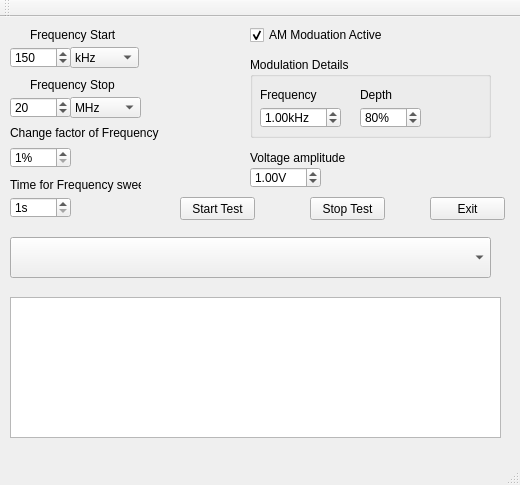
<?xml version="1.0" encoding="UTF-8"?>
<ui version="4.0">
 <class>MainWindow</class>
 <widget class="QMainWindow" name="MainWindow">
  <property name="enabled">
   <bool>true</bool>
  </property>
  <property name="geometry">
   <rect>
    <x>0</x>
    <y>0</y>
    <width>520</width>
    <height>485</height>
   </rect>
  </property>
  <property name="sizePolicy">
   <sizepolicy hsizetype="Fixed" vsizetype="Fixed">
    <horstretch>0</horstretch>
    <verstretch>0</verstretch>
   </sizepolicy>
  </property>
  <property name="minimumSize">
   <size>
    <width>520</width>
    <height>485</height>
   </size>
  </property>
  <property name="maximumSize">
   <size>
    <width>1000</width>
    <height>1000</height>
   </size>
  </property>
  <property name="windowTitle">
   <string>Development Injected Current</string>
  </property>
  <widget class="QWidget" name="centralWidget">
   <widget class="QLabel" name="label_Freq_Start">
    <property name="geometry">
     <rect>
      <x>30</x>
      <y>10</y>
      <width>131</width>
      <height>16</height>
     </rect>
    </property>
    <property name="text">
     <string>Frequency Start</string>
    </property>
   </widget>
   <widget class="QPushButton" name="ButtonTestStart">
    <property name="geometry">
     <rect>
      <x>180</x>
      <y>180</y>
      <width>75</width>
      <height>23</height>
     </rect>
    </property>
    <property name="text">
     <string>Start Test</string>
    </property>
   </widget>
   <widget class="QPushButton" name="ButtonExit">
    <property name="geometry">
     <rect>
      <x>430</x>
      <y>180</y>
      <width>75</width>
      <height>23</height>
     </rect>
    </property>
    <property name="text">
     <string>Exit</string>
    </property>
   </widget>
   <widget class="QSpinBox" name="SpinBox_StartFreq">
    <property name="geometry">
     <rect>
      <x>10</x>
      <y>30</y>
      <width>61</width>
      <height>21</height>
     </rect>
    </property>
    <property name="accelerated">
     <bool>true</bool>
    </property>
    <property name="minimum">
     <number>1</number>
    </property>
    <property name="maximum">
     <number>230000</number>
    </property>
    <property name="value">
     <number>150</number>
    </property>
   </widget>
   <widget class="QComboBox" name="comboBox_FreqStart">
    <property name="geometry">
     <rect>
      <x>70</x>
      <y>30</y>
      <width>69</width>
      <height>21</height>
     </rect>
    </property>
    <item>
     <property name="text">
      <string>kHz</string>
     </property>
    </item>
    <item>
     <property name="text">
      <string>MHz</string>
     </property>
    </item>
   </widget>
   <widget class="QSpinBox" name="SpinBox_StopFreq">
    <property name="geometry">
     <rect>
      <x>10</x>
      <y>80</y>
      <width>61</width>
      <height>21</height>
     </rect>
    </property>
    <property name="maximum">
     <number>230</number>
    </property>
    <property name="value">
     <number>20</number>
    </property>
   </widget>
   <widget class="QComboBox" name="comboBox_FreqStop">
    <property name="geometry">
     <rect>
      <x>70</x>
      <y>80</y>
      <width>71</width>
      <height>21</height>
     </rect>
    </property>
    <property name="currentIndex">
     <number>1</number>
    </property>
    <item>
     <property name="text">
      <string>kHz</string>
     </property>
    </item>
    <item>
     <property name="text">
      <string>MHz</string>
     </property>
    </item>
   </widget>
   <widget class="QLabel" name="label_Freq_Stop">
    <property name="geometry">
     <rect>
      <x>30</x>
      <y>60</y>
      <width>131</width>
      <height>16</height>
     </rect>
    </property>
    <property name="text">
     <string>Frequency Stop</string>
    </property>
   </widget>
   <widget class="QSpinBox" name="spinBox_Factor">
    <property name="geometry">
     <rect>
      <x>10</x>
      <y>130</y>
      <width>61</width>
      <height>21</height>
     </rect>
    </property>
    <property name="suffix">
     <string>%</string>
    </property>
    <property name="minimum">
     <number>1</number>
    </property>
    <property name="maximum">
     <number>10</number>
    </property>
    <property name="value">
     <number>1</number>
    </property>
   </widget>
   <widget class="QLabel" name="label_Factor">
    <property name="geometry">
     <rect>
      <x>10</x>
      <y>106</y>
      <width>211</width>
      <height>20</height>
     </rect>
    </property>
    <property name="text">
     <string>Change factor of Frequency</string>
    </property>
   </widget>
   <widget class="QSpinBox" name="spinBox_Time">
    <property name="geometry">
     <rect>
      <x>10</x>
      <y>180</y>
      <width>61</width>
      <height>21</height>
     </rect>
    </property>
    <property name="suffix">
     <string>s</string>
    </property>
    <property name="minimum">
     <number>1</number>
    </property>
    <property name="maximum">
     <number>3600</number>
    </property>
   </widget>
   <widget class="QLabel" name="label_Time">
    <property name="geometry">
     <rect>
      <x>10</x>
      <y>160</y>
      <width>131</width>
      <height>16</height>
     </rect>
    </property>
    <property name="text">
     <string>Time for Frequency sweep</string>
    </property>
   </widget>
   <widget class="QGroupBox" name="groupBox_ModulDetails">
    <property name="enabled">
     <bool>true</bool>
    </property>
    <property name="geometry">
     <rect>
      <x>250</x>
      <y>40</y>
      <width>241</width>
      <height>81</height>
     </rect>
    </property>
    <property name="title">
     <string>Modulation Details</string>
    </property>
    <widget class="QDoubleSpinBox" name="doubleSpinBox_ModFreq">
     <property name="geometry">
      <rect>
       <x>10</x>
       <y>50</y>
       <width>81</width>
       <height>21</height>
      </rect>
     </property>
     <property name="suffix">
      <string>kHz</string>
     </property>
     <property name="minimum">
      <double>0.010000000000000</double>
     </property>
     <property name="maximum">
      <double>99.989999999999995</double>
     </property>
     <property name="value">
      <double>1.000000000000000</double>
     </property>
    </widget>
    <widget class="QLabel" name="label_ModFreq">
     <property name="geometry">
      <rect>
       <x>10</x>
       <y>30</y>
       <width>81</width>
       <height>16</height>
      </rect>
     </property>
     <property name="text">
      <string>Frequency</string>
     </property>
    </widget>
    <widget class="QSpinBox" name="spinBox_ModDepth">
     <property name="geometry">
      <rect>
       <x>110</x>
       <y>50</y>
       <width>61</width>
       <height>21</height>
      </rect>
     </property>
     <property name="suffix">
      <string>%</string>
     </property>
     <property name="minimum">
      <number>10</number>
     </property>
     <property name="value">
      <number>80</number>
     </property>
    </widget>
    <widget class="QLabel" name="label">
     <property name="geometry">
      <rect>
       <x>110</x>
       <y>30</y>
       <width>61</width>
       <height>16</height>
      </rect>
     </property>
     <property name="text">
      <string>Depth</string>
     </property>
    </widget>
   </widget>
   <widget class="QCheckBox" name="checkBox_ModulOn">
    <property name="geometry">
     <rect>
      <x>250</x>
      <y>10</y>
      <width>201</width>
      <height>16</height>
     </rect>
    </property>
    <property name="text">
     <string>AM Moduation Active</string>
    </property>
    <property name="checked">
     <bool>true</bool>
    </property>
   </widget>
   <widget class="QPlainTextEdit" name="plainTextEdit_Message">
    <property name="geometry">
     <rect>
      <x>10</x>
      <y>280</y>
      <width>491</width>
      <height>141</height>
     </rect>
    </property>
    <property name="readOnly">
     <bool>true</bool>
    </property>
    <property name="backgroundVisible">
     <bool>false</bool>
    </property>
   </widget>
   <widget class="QPushButton" name="ButtonTestStop">
    <property name="geometry">
     <rect>
      <x>310</x>
      <y>180</y>
      <width>75</width>
      <height>23</height>
     </rect>
    </property>
    <property name="text">
     <string>Stop Test</string>
    </property>
   </widget>
   <widget class="QDoubleSpinBox" name="SpinBox_Voltage">
    <property name="geometry">
     <rect>
      <x>250</x>
      <y>150</y>
      <width>71</width>
      <height>21</height>
     </rect>
    </property>
    <property name="suffix">
     <string>V</string>
    </property>
    <property name="minimum">
     <double>0.010000000000000</double>
    </property>
    <property name="maximum">
     <double>5.000000000000000</double>
    </property>
    <property name="singleStep">
     <double>0.010000000000000</double>
    </property>
    <property name="value">
     <double>1.000000000000000</double>
    </property>
   </widget>
   <widget class="QLabel" name="label_Voltage">
    <property name="geometry">
     <rect>
      <x>250</x>
      <y>130</y>
      <width>141</width>
      <height>21</height>
     </rect>
    </property>
    <property name="text">
     <string>Voltage amplitude</string>
    </property>
   </widget>
   <widget class="QComboBox" name="comboBox_Devices">
    <property name="geometry">
     <rect>
      <x>10</x>
      <y>220</y>
      <width>481</width>
      <height>41</height>
     </rect>
    </property>
   </widget>
  </widget>
  <widget class="QMenuBar" name="menuBar">
   <property name="geometry">
    <rect>
     <x>0</x>
     <y>0</y>
     <width>520</width>
     <height>21</height>
    </rect>
   </property>
  </widget>
  <widget class="QToolBar" name="mainToolBar">
   <attribute name="toolBarArea">
    <enum>TopToolBarArea</enum>
   </attribute>
   <attribute name="toolBarBreak">
    <bool>false</bool>
   </attribute>
  </widget>
  <widget class="QStatusBar" name="statusBar"/>
 </widget>
 <layoutdefault spacing="6" margin="11"/>
 <resources/>
 <connections/>
</ui>
